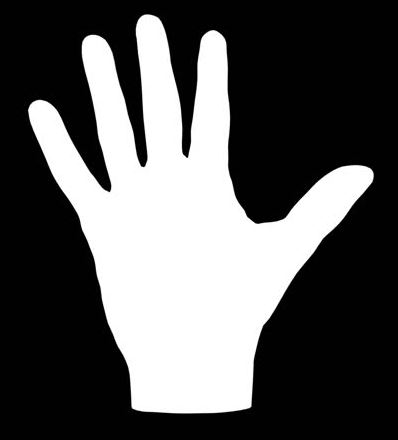
//> input picture codigo8/hand.JPG, 398 x 440 px
$ ./main   (built with g++ and OpenCV 4)
//> lines starting //> are read from the running program, lines starting //| are printed output that depends on the picture; after the words box and inside, x2 and y2 are one past the last pixel; in counts of white or black regions, pixels touching at a corner belong together
#include <iostream>
#include <opencv2/imgcodecs.hpp>
#include <opencv2/imgproc.hpp>
#include <opencv2/videoio.hpp>
#include <opencv2/highgui.hpp>
#include <opencv2/video.hpp>

using namespace cv;
using namespace std;


double angle(Point s, Point e, Point f) {

    double v1[2],v2[2];
    v1[0] = s.x - f.x;
    v1[1] = s.y - f.y;
    v2[0] = e.x - f.x;
    v2[1] = e.y - f.y;
    double ang1 = atan2(v1[1], v1[0]);
    double ang2 = atan2(v2[1], v2[0]);

    double ang = ang1 - ang2;
    if (ang > CV_PI) ang -= 2*CV_PI;
    if (ang < -CV_PI) ang += 2*CV_PI;

    return ang*180/CV_PI;


}

int main(int argc, char* argv[])
{
	Mat image, gray;
	vector<vector<Point> > contours;

	namedWindow("Contours");

    image = imread("hand.JPG");
//> image is the input picture: 440 rows x 398 cols, CV_8UC3; min 0, max 255, mean 88.5
  	cvtColor(image,gray,COLOR_RGB2GRAY);
   	threshold(gray,gray,127,255,THRESH_BINARY);
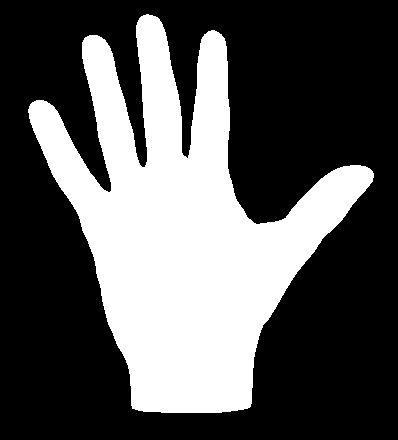
//> gray: 440 rows x 398 cols, CV_8UC1; 34.5% white; 1 white region


	findContours(gray,contours,RETR_EXTERNAL, CHAIN_APPROX_SIMPLE);
//> contours = 1 contour; box (x1, y1, x2, y2) and area: (28, 14, 374, 413) 59454
	drawContours(image, contours, -1, Scalar(0,255,0),3);
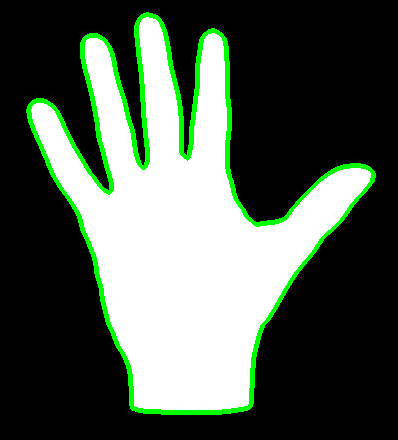
//> image: 440 rows x 398 cols, CV_8UC3; 5.23% of pixels changed, all inside (x1, y1, x2, y2) = (26, 12, 376, 415)

	vector<int> hull;
    convexHull(contours[0], hull,false,false);
//> hull = 31 values, max 773 at index 0, min 0 at index 30, mean 410.8
    sort(hull.begin(),hull.end(),greater <int>());

    vector<Vec4i> defects;
    convexityDefects(contours[0], hull, defects);
//> defects = 24 items, first 8: [0, 2, 1, 162], [2, 114, 39, 36579], [114, 118, 115, 114], [119, 265, 182, 29990], [265, 267, 266, 114], [267, 269, 268, 162], [270, 272, 271, 210], [272, 274, 273, 186]
    for (int i = 0; i < defects.size(); i++) {
    	Point s = contours[0][defects[i][0]];
        Point e = contours[0][defects[i][1]];
        Point f = contours[0][defects[i][2]];
        float depth = (float)defects[i][3] / 256.0;
        double ang = angle(s,e,f);
        circle(image, f,5,Scalar(0,0,255),-1);
        line(image,s,e,Scalar(255,0,0),2);
    }
//> this loop made 24 passes
//> (s, e, f, depth, ang1 in angle, ang2 in angle, ang in angle, ang) on passes 1 to 8: (Point(146, 14), Point(143, 15), Point(145, 15), 0.633, -0.785, 3.14, 2.36, 135), (Point(143, 15), Point(89, 35), Point(144, 167), 142.9, -1.58, -1.97, 0.388, 22.24), (Point(89, 35), Point(85, 37), Point(88, 36), 0.445, -0.785, 2.82, 2.68, 153.4), (Point(84, 38), Point(30, 104), Point(111, 190), 117.1, -1.75, -2.33, 0.58, 33.21), (Point(30, 104), Point(29, 106), Point(30, 105), 0.445, -1.57, 2.36, 2.36, 135), (Point(29, 106), Point(28, 109), Point(29, 108), 0.633, -1.57, 2.36, 2.36, 135), (Point(28, 112), Point(29, 118), Point(29, 113), 0.82, -2.36, 1.57, 2.36, 135), (Point(29, 118), Point(30, 122), Point(30, 119), 0.727, -2.36, 1.57, 2.36, 135)
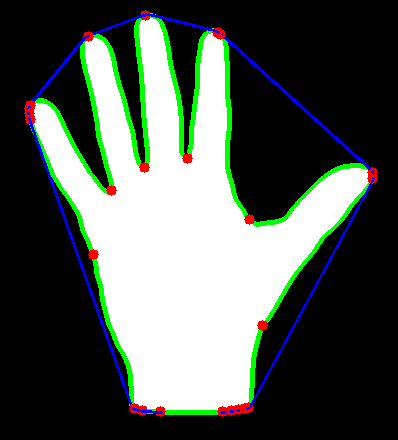
//> image: 440 rows x 398 cols, CV_8UC3; 2.47% of pixels changed, all inside (x1, y1, x2, y2) = (24, 10, 378, 417)

    imshow("Contours", image);

    waitKey(0);

}
